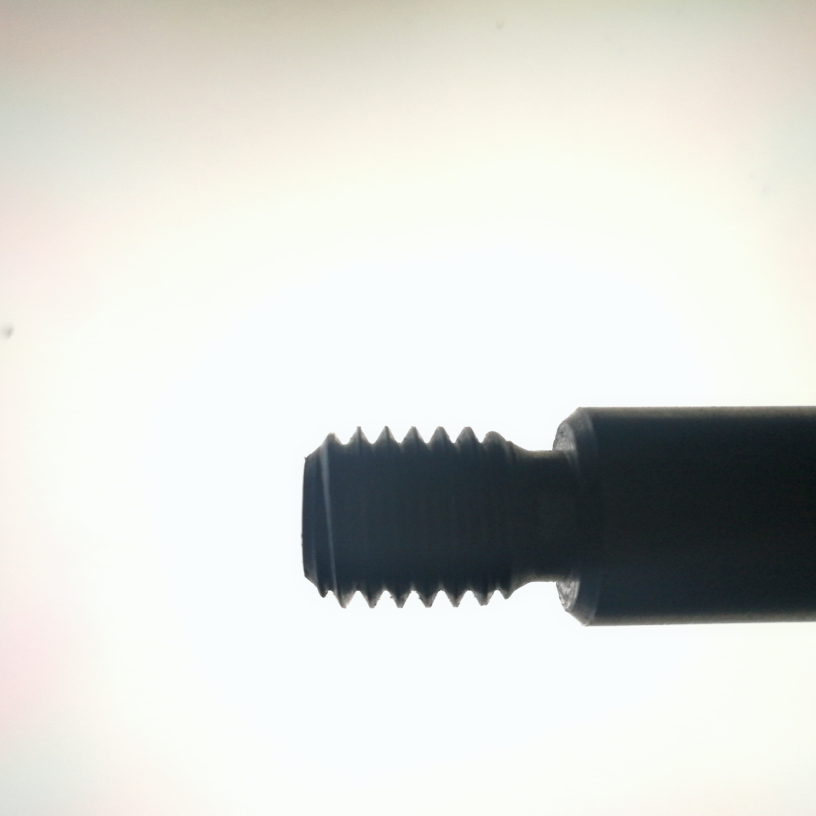
%> input picture 1.jpg, 2448 x 2448 px (shown at 1/3 size)
$ octave thread_edge.m   (GNU Octave 9; MATLAB toolbox functions it lacks are replaced by stand-ins)
%> lines starting %> are read from the running program, lines starting %| are printed output that depends on the picture; in (x1, y1, x2, y2) boxes, pixels count from 0 and x2, y2 are one past the last pixel; in counts of white or black regions, pixels touching at a corner belong together; the program's own positions count from 1
clear
I=imread('1.jpg');
I=rgb2gray(I);
% M=edge(I,'prewitt');
M=im2bw(I,0.9);             %图像二值化
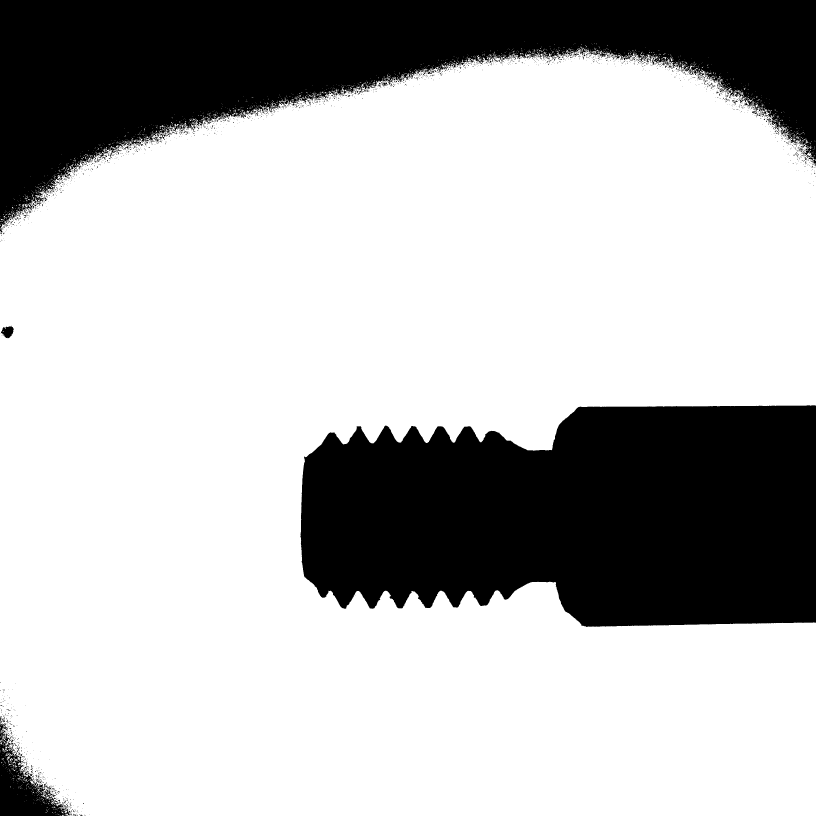
%> M: size 2448x2448 logical (shown at 1/3 size); 72.5% white; 1932 black regions (1858 under 20 px), largest, box (x1, y1, x2, y2) and area: (901, 1216, 2448, 1881) 864491, (0, 0, 2448, 698) 751861, (0, 2148, 215, 2448) 22773
img=M(1000:2000,600:2000);  %取出含螺纹件部分的图像
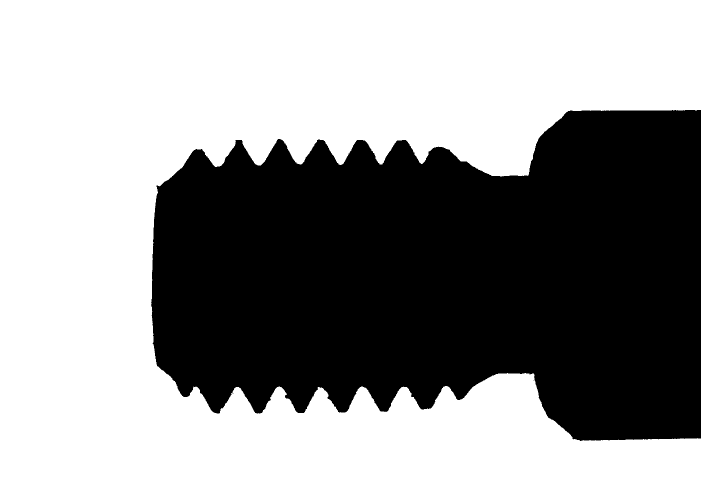
%> img: size 1001x1401 logical (shown at 1/2 size); 59.2% white; 2 black regions (1 under 20 px), largest, box (x1, y1, x2, y2) and area: (302, 220, 1401, 882) 571803
img=edge(img);              %边缘提取
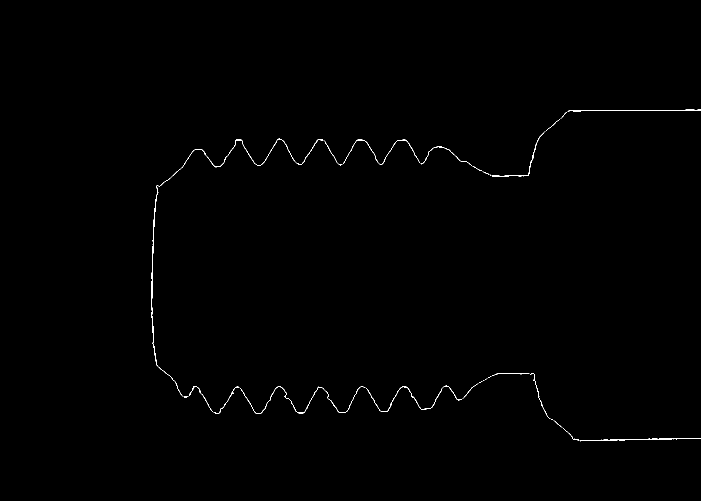
%> img: size 1001x1401 logical (shown at 1/2 size); 0.33% white in thin lines or dots, all inside (x1, y1, x2, y2) = (302, 219, 1401, 883)
[m,n]=size(img);
%> m = 1001; n = 1401
up_num=1;
down_num=1;
distinc=50;                 %切割出图像连续纵向所有像素点，横向distinc个像素点
f=zeros(m,distinc);
for i=1:n-distinc
    for x=0:distinc             %取出distinct列数据，即为从左到右，第n个像素到第n+distinc
        f(:,x+1)=(img(:,x+i));
    end
    l=sum(sum(f));
     if sum(sum(f))>50           %滤掉全黑的部分，不做处理
        if( sum(sum(f( fix(m*0.5) : fix(m*3/5) ,:)))<20 )     %滤掉开始螺丝顶端直线部分，这部分没有螺纹
            for x=1:distinc                     %找出连续distinc个最靠上的点
%> (the run ends here)
